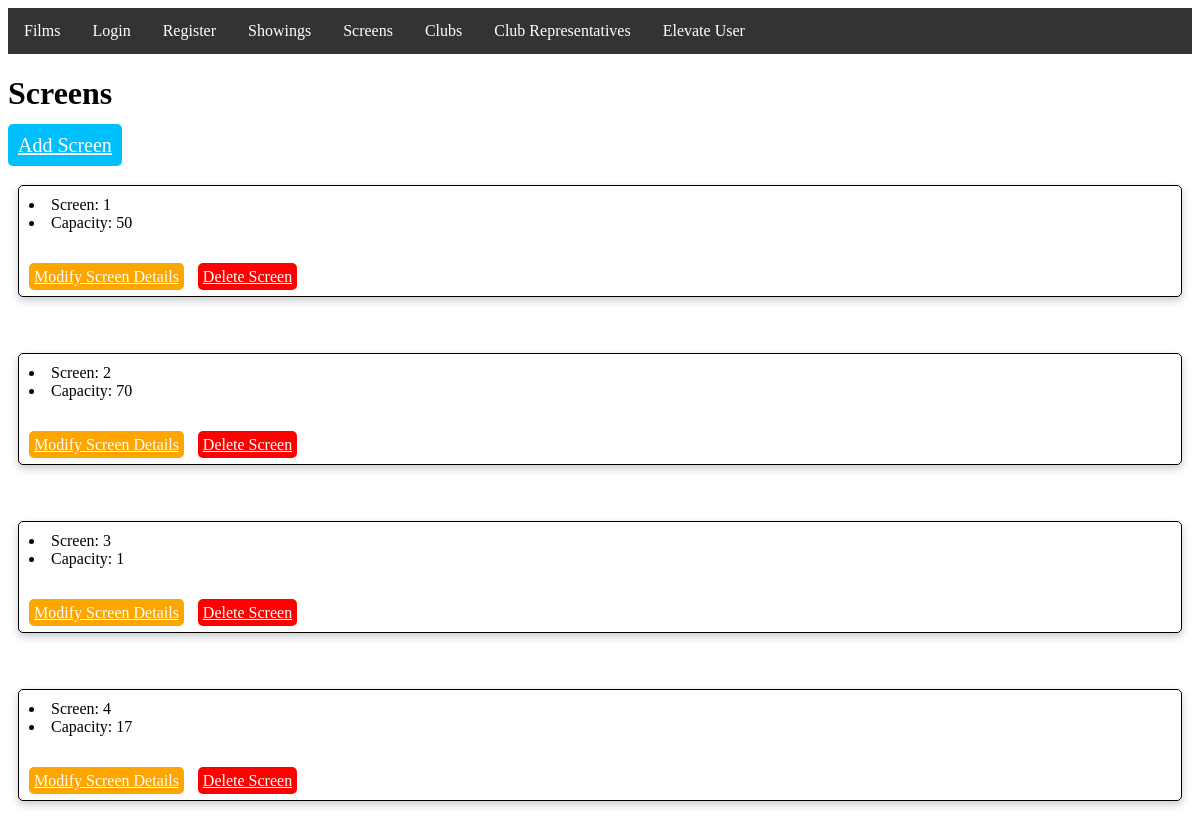
The app's page /screens/, older data.
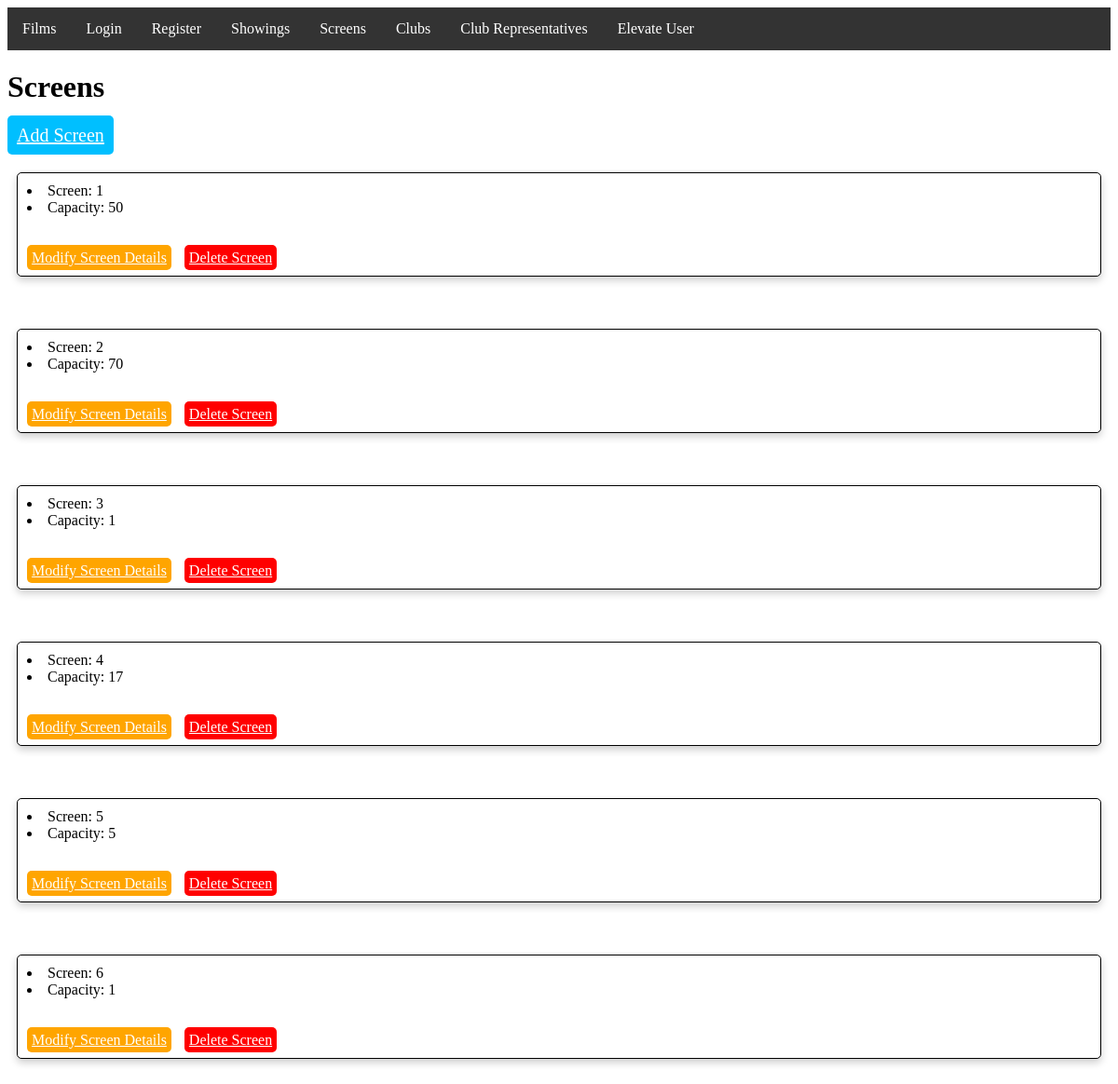
The same page, newer data.
### UWEFlix/models.py (models this page shows, shortened)
class Screen(models.Model):
    screen_number = models.PositiveSmallIntegerField(unique=True)
    capacity = models.PositiveIntegerField()

### UWEFlix/views.py (the view)
# urls.py: path('screens/', views.show_screens, name='screens'),
def show_screens(request):
    queryset = Screen.objects.all()
    return render(request, 'UWEFlix/screens.html', {
        'screens': list(queryset)
    })

### UWEFlix/templates/UWEFlix/screens.html (shortened to what this page needs)
{% extends 'UWEFlix/navbar.html' %}
{% block content %}
<html>
  <head>
    <link rel="stylesheet" href="/static/films.css">
  </head>
  <body>
    <h1>Screens</h1>
    <a href="{% url 'add_screen' %}" class="btn btn-primary add-film-btn">Add Screen</a>
    <br><br>
      {% for screen in screens %}
        <div class="film-box">
          <div>
            <li>Screen: {{ screen.screen_number }}</li>
            <li>Capacity: {{ screen.capacity }}</li>
            <br><br>
            <a href="{% url 'update_screen' screen.id %}" class="btn btn-secondary modify-film-btn">Modify Screen Details</a>
            <a href="#" class="btn btn-danger delete-film-btn" onclick="return confirm('Are you sure you want to delete this film?');">Delete Screen</a>
          </div>
        </div>
          <br><br>
      {% endfor %}
  </body>
</html>
{% endblock %}

Row changes from the older to the newer data that the page shows:
added Screen: screen_number "5", capacity "5"
added Screen: screen_number "6", capacity "1"
